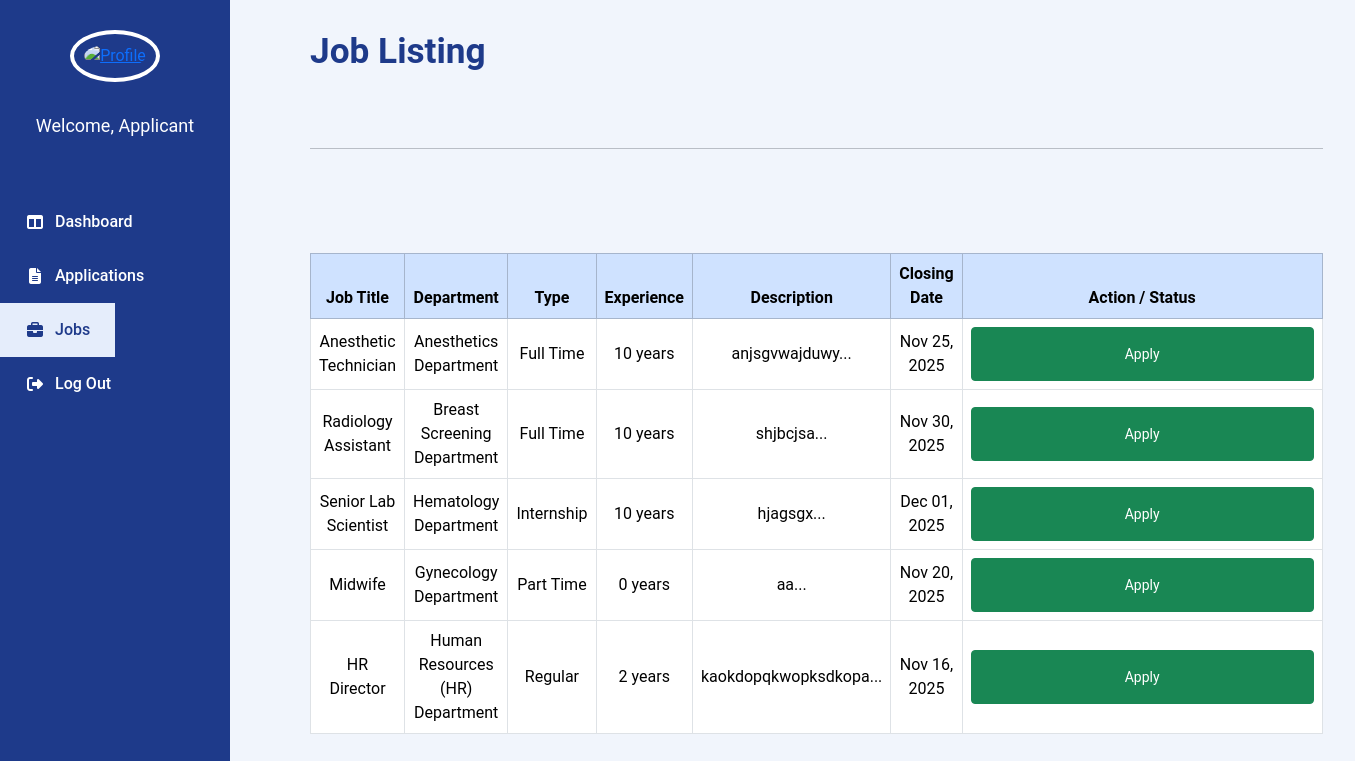
Page /Applicant_Jobs.php on the earlier database version.
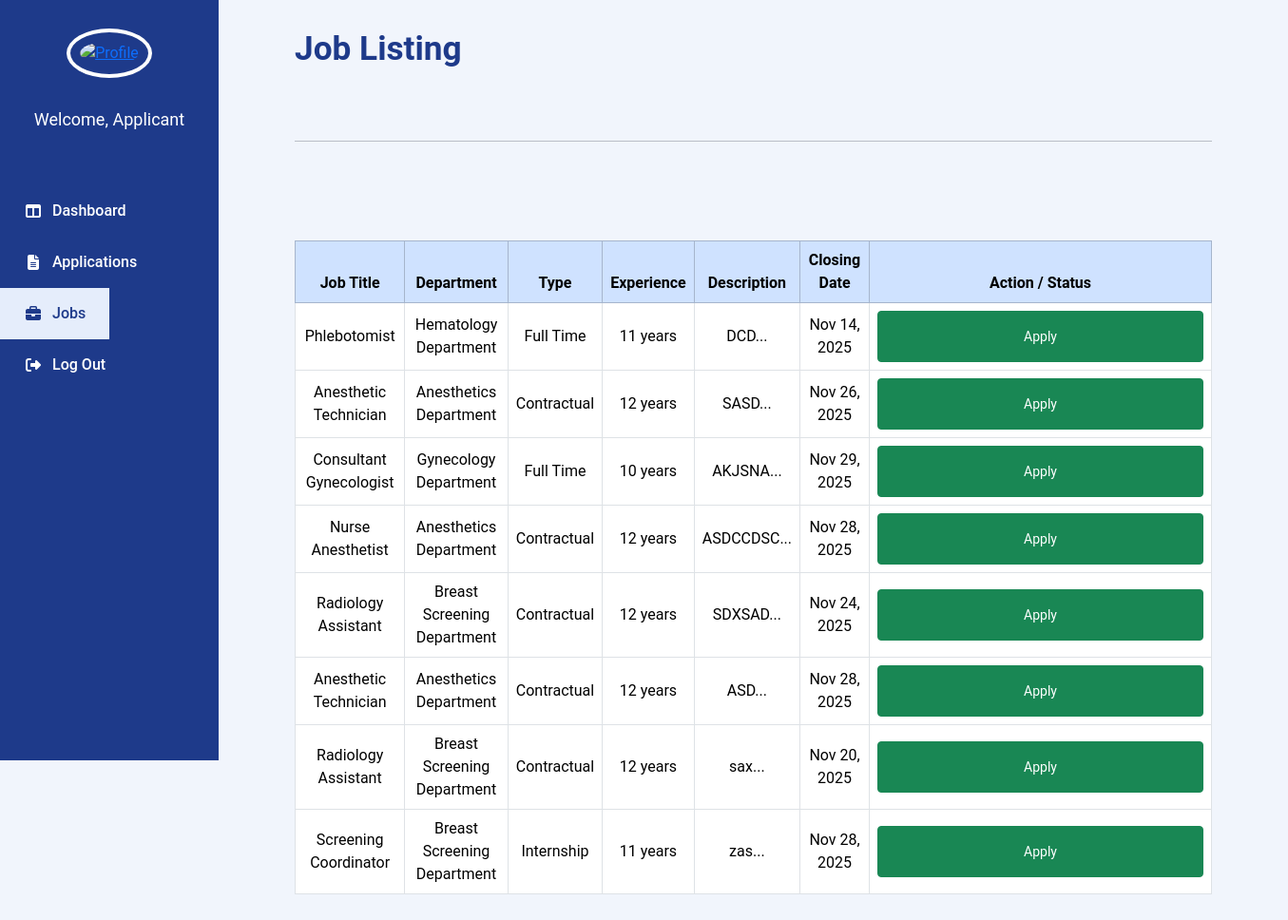
Same page on the later database version.
### tables this page shows
CREATE TABLE `job_posting` (
  `jobID` int(11) NOT NULL,
  `job_title` varchar(150) NOT NULL,
  `job_description` text NOT NULL,
  `department` int(11) NOT NULL,
  `qualification` varchar(255) DEFAULT NULL,
  `educational_level` varchar(100) DEFAULT NULL,
  `skills` text DEFAULT NULL,
  `expected_salary` varchar(50) DEFAULT NULL,
  `experience_years` int(11) DEFAULT NULL,
  `employment_type` int(11) DEFAULT NULL,
  `location` varchar(100) DEFAULT NULL,
  `vacancies` int(11) DEFAULT NULL,
  `date_posted` date DEFAULT NULL,
  `closing_date` date DEFAULT NULL
);

### Applicant_Jobs.php (the view, shortened to what the changed rows need)
<?php
require 'admin/db.connect.php';
$search = trim($_GET['q'] ?? '');
$job_sql_base = "
  SELECT jp.jobID, jp.job_title, jp.job_description,
         COALESCE(d.deptName,'') AS department_name,
         jp.educational_level, jp.experience_years,
         COALESCE(et.typeName,'') AS employment_type
  FROM job_posting jp
  LEFT JOIN department d ON jp.department = d.deptID
  LEFT JOIN employment_type et ON jp.employment_type = et.emtypeID
";
if ($search !== '') {
  $job_sql = $job_sql_base . " WHERE (jp.job_title LIKE ? OR jp.job_description LIKE ? OR d.deptName LIKE ?) ORDER BY jp.date_posted DESC";
  $job_stmt = $conn->prepare($job_sql);
  $like = "%{$search}%";
  $job_stmt->bind_param('sss', $like, $like, $like);
} else {
  $job_sql = $job_sql_base . " ORDER BY jp.date_posted DESC";
  $job_stmt = $conn->prepare($job_sql);
}
if ($job_stmt) {
  $job_stmt->execute();
}
$applications = [];
$rejected_jobs = [];
$all_statuses = $applications + $rejected_jobs;
$search = trim($_GET['q'] ?? '');
$job_sql_base = "
  SELECT jp.jobID, jp.job_title, jp.job_description,
         COALESCE(d.deptName,'') AS department_name,
         jp.educational_level, jp.experience_years,
         COALESCE(et.typeName,'') AS employment_type,
         jp.closing_date
  FROM job_posting jp
  LEFT JOIN department d ON jp.department = d.deptID
  LEFT JOIN employment_type et ON jp.employment_type = et.emtypeID
";
if ($search !== '') {
    $job_sql = $job_sql_base . " WHERE (jp.job_title LIKE ? OR jp.job_description LIKE ? OR d.deptName LIKE ?) ORDER BY jp.date_posted DESC";
    $job_stmt = $conn->prepare($job_sql);
    $like = "%{$search}%";
    $job_stmt->bind_param('sss', $like, $like, $like);
} else {
    $job_sql = $job_sql_base . " ORDER BY jp.date_posted DESC";
    $job_stmt = $conn->prepare($job_sql);
}
$jobs = [];
if ($job_stmt) {
    $job_stmt->execute();
    $jobs = $job_stmt->get_result()->fetch_all(MYSQLI_ASSOC);
}
?>
<!DOCTYPE html>
<html lang="en">
<head>
  <link rel="stylesheet" href="applicant.css">
  <link href="https://cdn.jsdelivr.net/npm/bootstrap@5.3.8/dist/css/bootstrap.min.css" rel="stylesheet">
  <link rel="stylesheet" href="https://cdnjs.cloudflare.com/ajax/libs/font-awesome/6.5.0/css/all.min.css">
</head>
<body>
  <div class="main-content">
    <h1>Job Listing</h1>
    <div class="table-responsive mt-5">
      <table class="table table-bordered table-hover align-middle text-center">
        <thead class="table-primary">
          <tr>
            <th>Job Title</th>
            <th>Department</th>
            <th>Type</th>
            <th>Experience</th>
            <th>Description</th>
            <th>Closing Date</th>
            <th>Action / Status</th>
          </tr>
        </thead>
        <tbody>
          <?php foreach ($jobs as $job):
            $jid = (int) $job['jobID'];
            $status = $all_statuses[$jid] ?? null; ?>
            <tr>
              <td><?= htmlspecialchars($job['job_title']) ?></td>
              <td><?= htmlspecialchars($job['department_name']) ?></td>
              <td><?= htmlspecialchars($job['employment_type']) ?></td>
              <td><?= (int) $job['experience_years'] ?> years</td>
              <td><?= htmlspecialchars(substr($job['job_description'], 0, 80)) ?>...</td>
              <td><?= !empty($job['closing_date']) ? date('M d, Y', strtotime($job['closing_date'])) : 'N/A' ?></td>
              <td>
                <?php if ($status): ?>
                  <?php if ($status === 'Rejected'): ?>
                    <button class="btn btn-danger btn-sm" disabled>Rejected</button>
                  <?php elseif ($status === 'Pending'): ?>
                    <button class="btn btn-warning btn-sm" disabled>Pending</button>
                  <?php else: ?>
                    <button class="btn btn-info btn-sm" disabled><?= htmlspecialchars($status) ?></button>
                  <?php endif; ?>
                <?php else: ?>
                  <button class="btn btn-success btn-sm apply-btn" data-jobid="<?= $jid ?>">Apply</button>
                <?php endif; ?>
              </td>
            </tr>
          <?php endforeach; ?>
        </tbody>
      </table>
    </div>
  </div>
</body>
</html>

Differences in the rows shown:
removed job_posting: job_title "Anesthetic Technician", department_name "Anesthetics Department", employment_type "Full Time", experience_years "10", job_description "anjsgvwajduwy", closing_date "Nov 25, 2025"
removed job_posting: job_title "Radiology Assistant", department_name "Breast Screening Department", employment_type "Full Time", experience_years "10", job_description "shjbcjsa", closing_date "Nov 30, 2025"
removed job_posting: job_title "Senior Lab Scientist", department_name "Hematology Department", employment_type "Internship", experience_years "10", job_description "hjagsgx", closing_date "Dec 01, 2025"
removed job_posting: job_title "Midwife", department_name "Gynecology Department", employment_type "Part Time", experience_years "0", job_description "aa", closing_date "Nov 20, 2025"
removed job_posting: job_title "HR Director", department_name "Human Resources (HR) Department", employment_type "Regular", experience_years "2", job_description "kaokdopqkwopksdkopa", closing_date "Nov 16, 2025"
added job_posting: job_title "Phlebotomist", department_name "Hematology Department", employment_type "Full Time", experience_years "11", job_description "DCD", closing_date "Nov 14, 2025"
added job_posting: job_title "Anesthetic Technician", department_name "Anesthetics Department", employment_type "Contractual", experience_years "12", job_description "SASD", closing_date "Nov 26, 2025"
added job_posting: job_title "Consultant Gynecologist", department_name "Gynecology Department", employment_type "Full Time", experience_years "10", job_description "AKJSNA", closing_date "Nov 29, 2025"
added job_posting: job_title "Nurse Anesthetist", department_name "Anesthetics Department", employment_type "Contractual", experience_years "12", job_description "ASDCCDSC", closing_date "Nov 28, 2025"
added job_posting: job_title "Radiology Assistant", department_name "Breast Screening Department", employment_type "Contractual", experience_years "12", job_description "SDXSAD", closing_date "Nov 24, 2025"
added job_posting: job_title "Anesthetic Technician", department_name "Anesthetics Department", employment_type "Contractual", experience_years "12", job_description "ASD", closing_date "Nov 28, 2025"
added job_posting: job_title "Radiology Assistant", department_name "Breast Screening Department", employment_type "Contractual", experience_years "12", job_description "sax", closing_date "Nov 20, 2025"
added job_posting: job_title "Screening Coordinator", department_name "Breast Screening Department", employment_type "Internship", experience_years "11", job_description "zas", closing_date "Nov 28, 2025"
